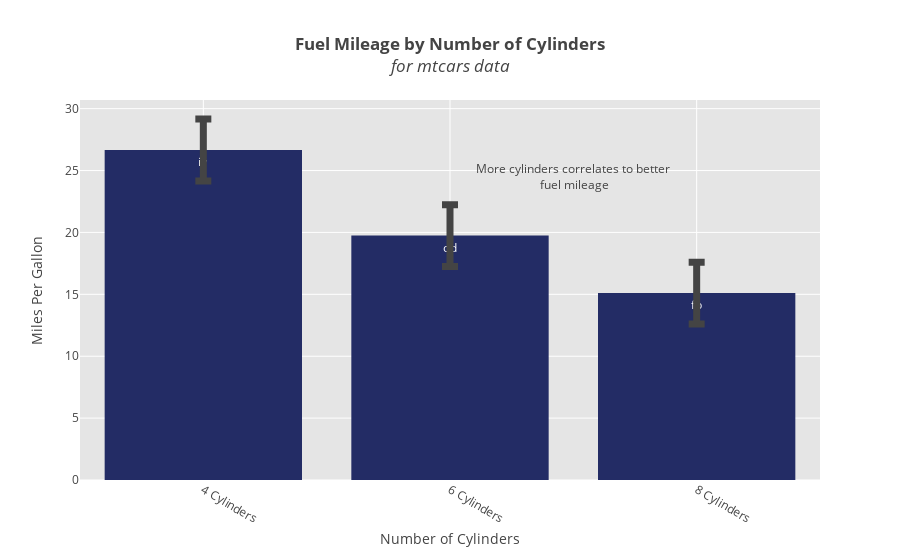

Notebook code for this chart:
### Markdown cell above
Preview the results again:

### Code cell
# view plot inline 
fig = barplot.create_graph(**args)

### Figure 1 — Plotly figure (JSON) as saved in the notebook; plotly's stock layout.template omitted (floating-point values rounded to 4 significant figures)
{"data": [{"error_y": {"array": [2.5, 2.5, 2.5], "thickness": 7, "type": "data", "visible": true, "width": 8}, "marker": {"color": "#232C65"}, "name": "mpg", "text": ["iv", "od", "fb"], "type": "bar", "uid": "29c39db6-fa35-11e8-9324-a0481cac4f9d", "x": ["4 Cylinders", "6 Cylinders", "8 Cylinders"], "y": [26.66, 19.74, 15.1]}], "layout": {"annotations": [{"showarrow": false, "text": "More cylinders correlates to better<br> fuel mileage", "x": 1.5, "y": 24.5}], "hovermode": "closest", "plot_bgcolor": "rgb(229, 229, 229)", "title": "<b>Fuel Mileage by Number of Cylinders</b><br><i>for mtcars data</i>", "xaxis": {"gridcolor": "rgb(255,255,255)", "tickangle": 30, "title": "Number of Cylinders", "zerolinecolor": "rgb(255,255,255)"}, "yaxis": {"gridcolor": "rgb(255,255,255)", "title": "Miles Per Gallon", "zerolinecolor": "rgb(255,255,255)"}}}
